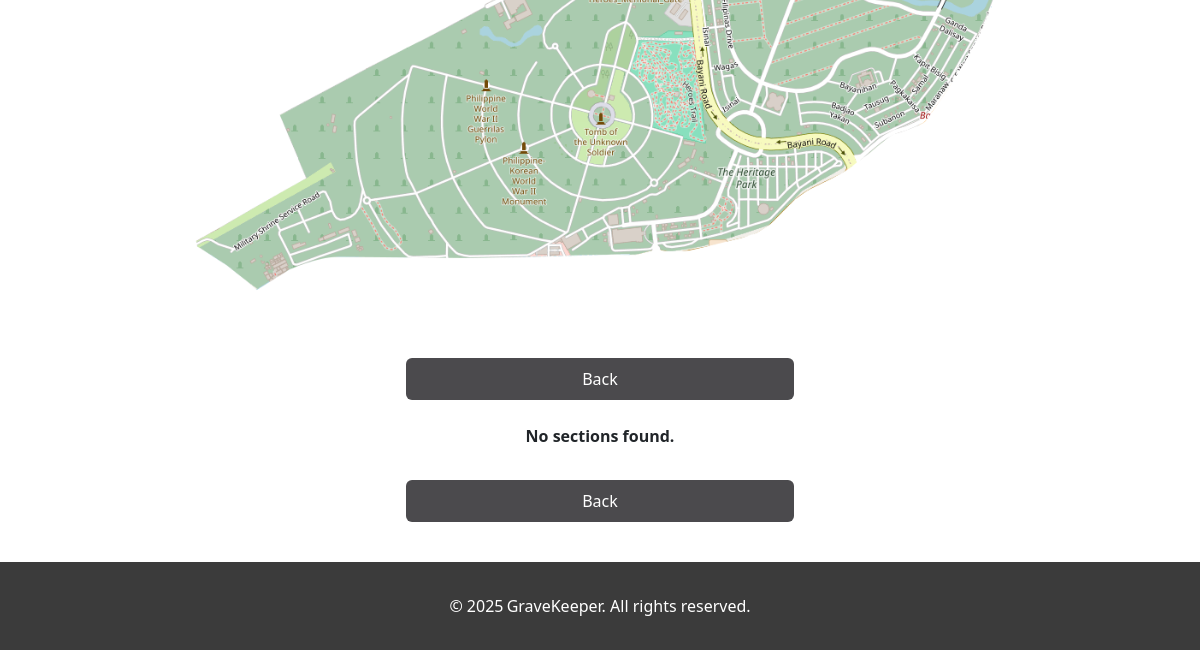
Page /section/index.php (lower part) on the earlier database version.
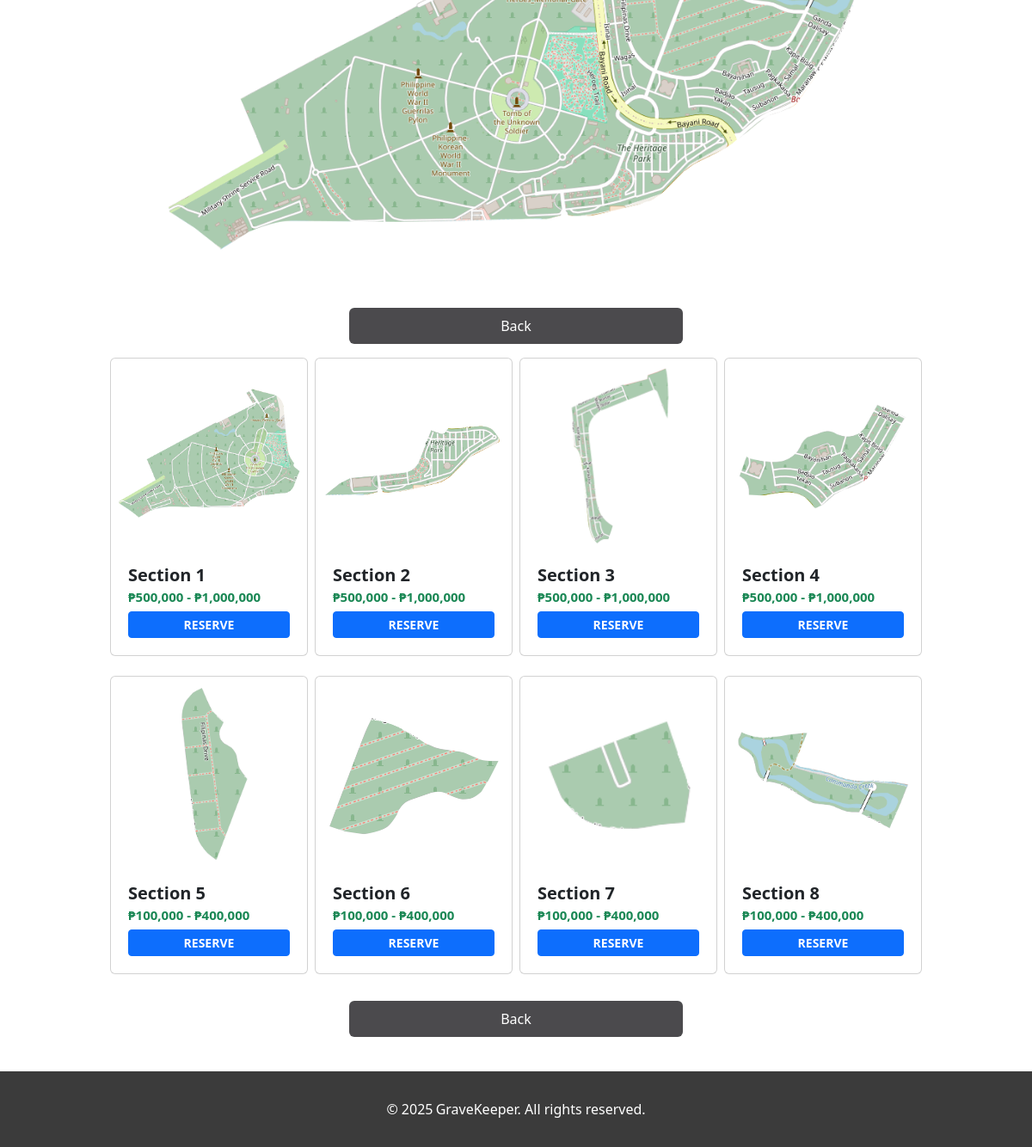
Same page on the later database version.
### tables this page shows
CREATE TABLE section(
    section_id INT NOT NULL PRIMARY KEY AUTO_INCREMENT,
    sec_name VARCHAR(32),
    sec_img TEXT,
    num_plot INT,
    min_price DECIMAL(10,2),
    max_price DECIMAL(10,2)
);

### section/index.php (the view, shortened to what this page needs)
<?php
    include("../includes/config.php");
    $sql = "SELECT * FROM section ";
    $result = mysqli_query($conn, $sql);
?>
<!DOCTYPE html>
<html lang="en">
<head>
    <link href="https://cdn.jsdelivr.net/npm/bootstrap@5.3.3/dist/css/bootstrap.min.css" rel="stylesheet">
    <link rel="stylesheet" href="https://cdn.jsdelivr.net/npm/bootstrap-icons@1.11.3/font/bootstrap-icons.min.css">
</head>
<body>
<div class="container-fluid px-0 mx-0">
    <div class="col-6 container px-0 d-flex flex-column justify-content-center align-items-center ">
      <img class="img-responsive" src="/gravekeepercms/section/images/heritage-map.png" alt="Heritage-Map" style="height:600px">
        <main class="form-signin m-auto w-100 d-flex gap-1" >
            <?php
              if($_SESSION['roleDesc'] == 'admin'){
                echo "<a class=\"btn btn-darker-grey py-2 border-darker-grey fw-bold\" href=\"/gravekeepercms/\" style=\"width: 40px;\"><</a>
                      <a class=\"btn btn-darker-grey w-100 py-2 border-darker-grey\" href=\"create.php\">Create</a>";
              }else{
                echo "<a class=\"btn btn-darker-grey w-100 py-2 border-darker-grey\" href=\"/gravekeepercms/\">Back</a>";
              }
            ?>
        </main>
    </div>
    <div class="container d-flex gap-2 justify-content-center flex-wrap">
    <?php
      if($result->num_rows!=0){
        while($row = mysqli_fetch_array($result)){
          echo "<a href=\"/gravekeepercms/section/view_plot.php?id={$row['section_id']}\" class=\"text-decoration-none card enlarge p-1 section-card\">
            <div class=\"section-image-container\">
              <img src=\"/gravekeepercms/section/{$row['sec_img']}\" class=\"section-image\" alt=\"{$row['sec_name']}\">
            </div>
            <div class=\"card-body \">
              <h5 class=\"card-title fw-bold text-truncate mb-1\">{$row['sec_name']}</h5>
              <h5 class=\"price fw-bold text-success\">₱". number_format($row['min_price'])." - ₱". number_format($row['max_price'])."</h5>
              <input type=\"hidden\" value=\"{$row['section_id']}\" name=\"section_id\">";
              if($_SESSION['roleDesc'] == 'admin'){
                echo "<div class=\"d-flex gap-1\">
                        <form action=\"edit.php\" method=\"post\" class=\"col\">
                          <input type=\"hidden\" name=\"section_id\" value=\"{$row['section_id']}\" />
                          <button class=\"col btn btn-warning fw-bold w-100 btn-sm\" name=\"edit\">EDIT</button>
                        </form>
                        <form action=\"delete.php\" method=\"post\" class=\"col\">
                          <input type=\"hidden\" name=\"section_id\" value=\"{$row['section_id']}\" />
                          <button class=\"col btn btn-danger fw-bold w-100 btn-sm\" name=\"delete\">DELETE</button>
                        </form>
                      </div>";
              }else{
                $check_sql = "SELECT COUNT(*) as num
                              FROM plot WHERE stat_id = 3 AND section_id = {$row['section_id']}";
                $check_res = mysqli_query($conn, $check_sql);
                $check = mysqli_fetch_assoc($check_res);
                if($check['num'] == 0)
                  echo "<div class=\"col\">
                          <input type=\"hidden\" name=\"section_id\" value=\"{$row['section_id']}\" />
                          <button class=\"col btn btn-danger fw-bold w-100 btn-sm\" name=\"delete\">FULL</button>
                        </div>";
                else
                  echo "<div class=\"col\">
                          <input type=\"hidden\" name=\"section_id\" value=\"{$row['section_id']}\" />
                          <button class=\"col btn btn-primary fw-bold w-100 btn-sm\" name=\"delete\">RESERVE</button>
                        </div>";
              }
            echo "</div>
          </a>";
        }
      }else{
        echo "<p class=\"text-center mt-2 fw-bold\">No sections found.</p>";
      }
      ?>
    </div>
    <div class="col-6 container px-0 d-flex flex-column justify-content-center align-items-center mb-4 ">
        <main class="form-signin m-auto w-100">
            <a class="btn btn-darker-grey w-100 py-2 border-darker-grey" href="/gravekeepercms/">Back</a>
        </main>
    </div>
</body>
<?php
  include("../includes/footer.php");
?>
</html>

### includes/footer.php (shortened to what this page needs)
<footer>
    <div class="footer">&copy;
    <span> GraveKeeper. All rights reserved.</span></div>
</footer>

Differences in the rows shown:
added section: sec_img (picture), sec_name "Section 1", min_price "500,000", max_price "1,000,000"
added section: sec_img (picture), sec_name "Section 2", min_price "500,000", max_price "1,000,000"
added section: sec_img (picture), sec_name "Section 3", min_price "500,000", max_price "1,000,000"
added section: sec_img (picture), sec_name "Section 4", min_price "500,000", max_price "1,000,000"
added section: sec_img (picture), sec_name "Section 5", min_price "100,000", max_price "400,000"
added section: sec_img (picture), sec_name "Section 6", min_price "100,000", max_price "400,000"
added section: sec_img (picture), sec_name "Section 7", min_price "100,000", max_price "400,000"
added section: sec_img (picture), sec_name "Section 8", min_price "100,000", max_price "400,000"
Other differences:
text no longer shown: "No sections found."
